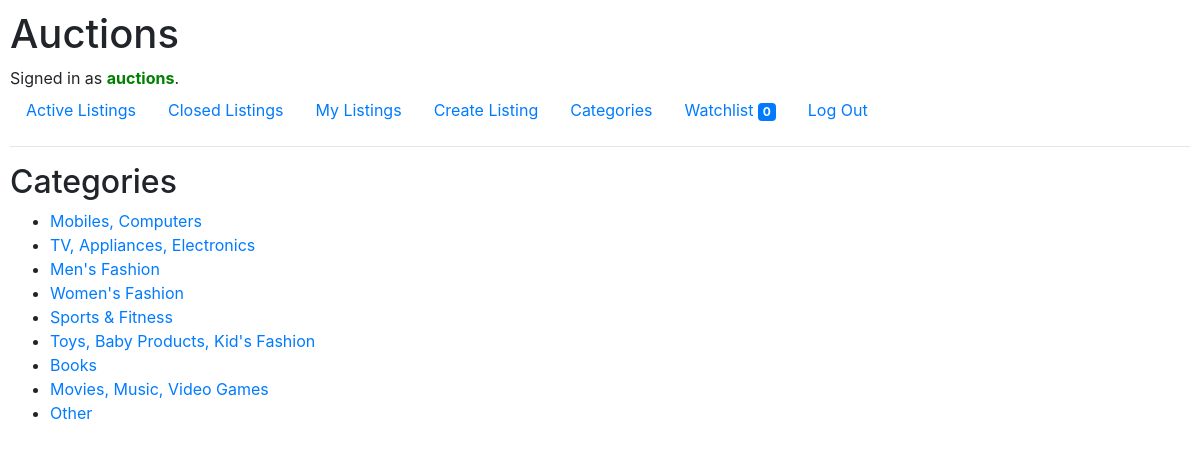
The page /categories (signed in) on the database its author committed.
### auctions/models.py (models this page shows, shortened)
class User(AbstractUser):
    first_name = models.CharField(max_length=64, blank=False, default='')

class Category(models.Model):
    category = models.CharField(max_length=64, blank=False, unique=True)

### auctions/views.py (the view)
# urls.py: path("categories", views.categories, name="categories"),
def categories(request):
    return render(request, "auctions/category.html", {
        "categories": Category.objects.all()
    })

### auctions/templates/auctions/category.html (shortened to what this page needs)
{% extends 'auctions/layout.html' %}
{% block body %}
    <h2>Categories</h2>
    <ul>
        {% if categories|length == 0 %}
            <li>No categories found</li>
        {% else %}
        {% for category in categories %}
            <li><a href="{% url 'category' category.category %}">{{ category.category }}</a></li>
        {% endfor %}
        {% endif %}
    </ul>
{% endblock  %}

### auctions/templates/auctions/layout.html (shortened to what this page needs)
{% load static %}
<!DOCTYPE html>
<html lang="en">
  <head>
    <link
      rel="stylesheet"
      href="https://stackpath.bootstrapcdn.com/bootstrap/4.4.1/css/bootstrap.min.css"
    />
    <link href="{% static 'auctions/styles.css' %}" rel="stylesheet" />
  </head>
  <body>
    <h1>Auctions</h1>
    <div>
      {% if user.is_authenticated %} Signed in as
      <strong style="color: green;">{{ user.username }}</strong>.
      {% else %} <strong style="color: red;">Not signed in.</strong> (sign in or register to explore.)
      {% endif %}
    </div>
    <ul class="nav">
      <li class="nav-item">
        <a class="nav-link" href="{% url 'index' %}">Active Listings</a>
      </li>
      {% if user.is_authenticated %}
      <li class="nav-item">
        <a class="nav-link" href="{% url 'closedlistings' %}">Closed Listings</a>
      </li>
      <li class="nav-item">
        <a class="nav-link" href="{% url 'mylistings' %}">My Listings</a>
      </li>
      {% endif %}
      <li class="nav-item">
        <a class="nav-link" href="{% url 'create' %}">Create Listing</a>
      </li>
      <li class="nav-item">
        <a class="nav-link" href="{% url 'categories' %}">Categories</a>
     </li>
      {% if user.is_authenticated %}
      <li class="nav-item">
        <a class="nav-link" href="{% url 'watchlist' %}">Watchlist <span class="badge badge-primary">{{user.watchlist.all|length}}</span></a>
      </li>
      <li class="nav-item">
        <a class="nav-link" href="{% url 'logout' %}">Log Out</a>
      </li>
      {% endif %}
    </ul>
    <hr />
    {% block body %} {% endblock %}
  </body>
</html>

### auctions/static/auctions/styles.css (style rules this page uses)
body { padding: 10px; }

### rows shown on the page
User: username "auctions", watchlist.all|length "0"
Category: category "Mobiles, Computers"
Category: category "TV, Appliances, Electronics"
Category: category "Men's Fashion"
Category: category "Women's Fashion"
Category: category "Sports & Fitness"
Category: category "Toys, Baby Products, Kid's Fashion"
Category: category "Books"
Category: category "Movies, Music, Video Games"
Category: category "Other"
